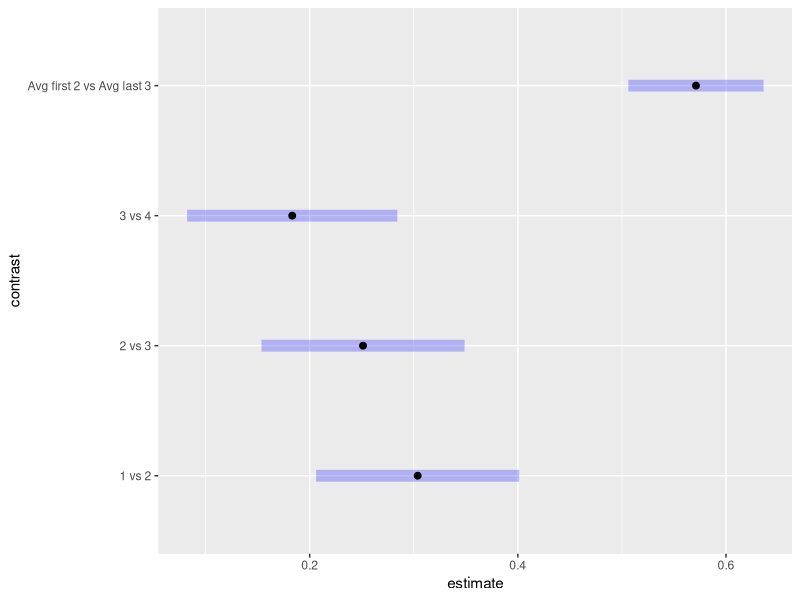

Here is the R script that generated this plot:
## ---- chunk 1
# Load the data
# CHECK YOUR FILE PATH!!!
resin <- read.csv('resin.csv')

colnames(resin)
dim(resin)
head(resin)
## ---- chunk 2
class(resin$temperature)
## ---- chunk 3
resin$temperature <- as.factor(resin$temperature)
class(resin$temperature)
## ---- chunk 4
table(resin$temperature)
## ---- chunk 5
levels(resin$temperature)
## ---- chunk 6
# Run the built-in ANOVA function
model <- aov(time ~ temperature, data = resin)
summary(model)
## ---- chunk 7
# Returns the mean 'time' for each 'temperature' group
tapply(resin$time, resin$temperature, mean)
## ---- chunk 8
# Computes the estimated treatment effects (alpha_hat) for each group
model.tables(model, type = "effects")
## ---- chunk 9
# Install if needed: install.packages("emmeans")
library(emmeans)

# Compute the estimated marginal means from the ANOVA model
emm <- emmeans(model, ~ temperature)

# Define the custom contrasts as a list of weight vectors
custom_contrasts <- list(
  "1 vs 2" = c(1, -1, 0, 0, 0),
  "2 vs 3" = c(0, 1, -1, 0, 0),
  "3 vs 4" = c(0, 0, 1, -1, 0),
  "Avg first 2 vs Avg last 3" = c(3/6, 3/6, -2/6, -2/6, -2/6) # Incorporates the divisor=6
)

# Test the contrasts
contrast(emm, method = custom_contrasts)

plot(contrast(emm, method = custom_contrasts))
## ---- chunk 10
# Define the custom contrasts
custom_contrasts <- list(
  "1 vs 2" = c(1, -1, 0, 0, 0),
  "2 vs 3" = c(0, 1, -1, 0, 0)
)

# Create the contrast object
my_contrasts <- contrast(emm, method = custom_contrasts)

# Get one-sided Confidence Intervals (e.g., upper bound only, testing if < 0)
confint(my_contrasts, side = "<")

# Get one-sided p-values for hypothesis testing
test(my_contrasts, side = "<")
